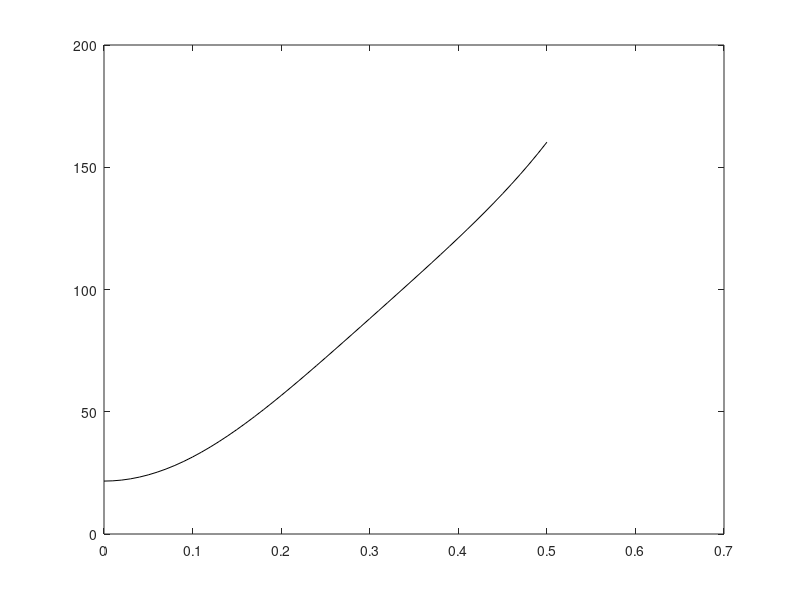

Reproduce this figure in MATLAB.
clc;
clear all;
close all;

H = 2.52;
f = 50;
Pm = 0.9;
Pmxbf = 2.44;
Pmxdf = 0.88;
Pmxaf = 2;

M = H / (pi * f);
t = 0;
tf = 0;
tstep = 0.01;
tc = 0.7; % greater than 0.5 cycles % 0.7 * ( 1 / 50 )
tfinal = 0.5;

delta = asin(Pm / Pmxbf);
ang(1) = delta;
time(1) = t;

i = 2;

ddelta = 0;
Pa = 0;

while t < tfinal
    if t == tf
        Paminus = Pm - Pmxbf * (sin(delta));
        Papositive = Pm - Pmxdf * (sin(delta));
        Paavg = (Paminus + Papositive) / 2;
        Pa = Paavg;
    end
    
    if (t > tf && t < tc)
        Pa = Pm - Pmxdf * (sin(delta));
    end
    
    if (t == tc)
        Paminus = Pm - Pmxdf * (sin(delta));
        Papositive = Pm - Pmxaf * (sin(delta));
        Paavg = (Paminus + Papositive) / 2;
    end
    
    if (t > tc)
        Pa = Pm - Pmxaf * (sin(delta));
    end
    
    ddelta = ddelta + ((tstep ^ 2 / M) * Pa);
    delta = delta + ddelta;
    t = t + tstep;
    ang(i) = delta;
    time(i) = t;
    i = i + 1;
end

angle = (ang * 180) / pi;
plot(time, angle, 'k-');
time
angle